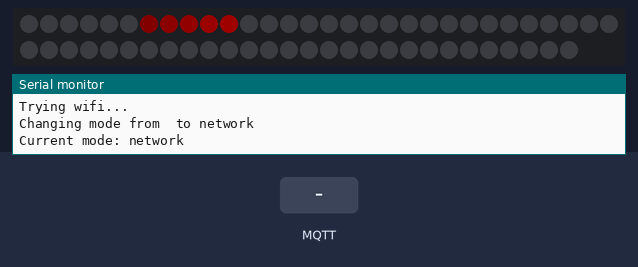
Recording of a program running on a simulated ESP8266 (NodeMCU). Parts: 58 RGB LEDs in strip order, left to right, continuing on the next row, the last lines printed to the serial monitor. The inputs (shaded band) are chosen by the test bench. Dim RGB values are drawn brighter than linear; WiFi joins after 1.5 s; servers stay silent unless stated; random numbers use the default seed unless the program sets one; no MQTT or app messages arrive unless stated.

Above: at 2.2 s.
2.3 s: MQTT message "disco" arrives on the first subscribed topic
At 4.85 s:
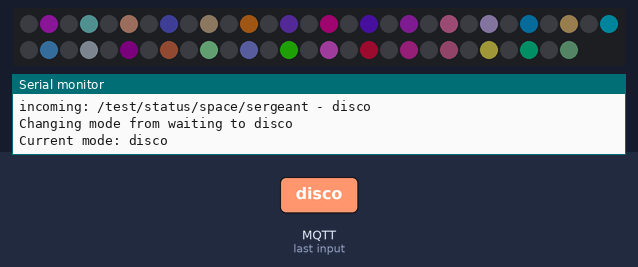
5.3 s: MQTT message "alarm" arrives on the first subscribed topic
At 5.46 s:
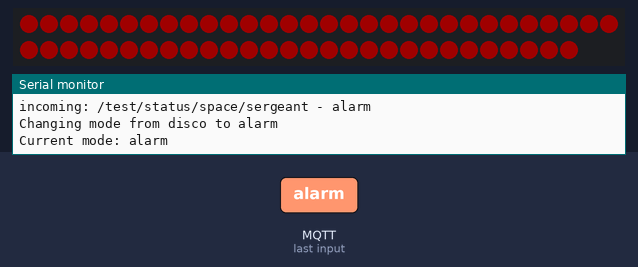
8.3 s: MQTT message "phone" arrives on the first subscribed topic
At 8.46 s:
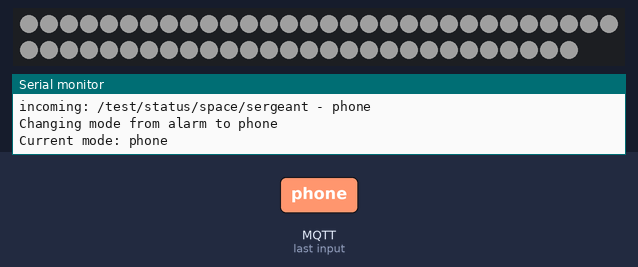
11.3 s: MQTT message "orange" arrives on the first subscribed topic
At 11.6 s:
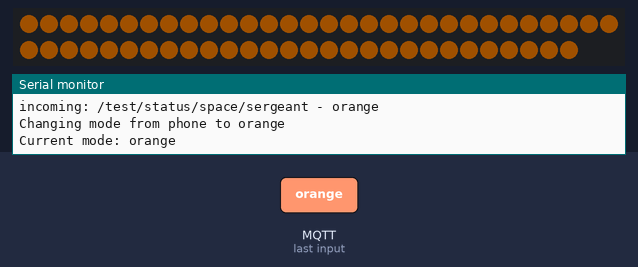
12.8 s: MQTT message "green" arrives on the first subscribed topic
At 13.8 s:
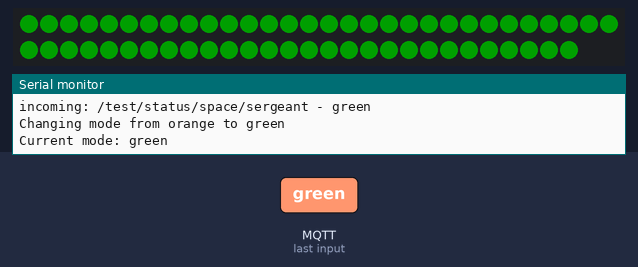
14.3 s: MQTT message "1" arrives on the first subscribed topic
At 14.46 s:
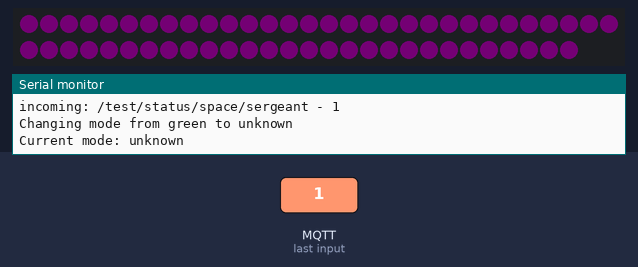

Measured:
- after the input at 12.8 s, the LEDs: change at once (image 5)
- after the input at 14.3 s, the LEDs: first change at once (image 6 shows a later state)

The program:

main.cpp
```cpp
#include "config.h"

#include <Arduino.h>

#ifdef ESP8266
#include <ESP8266WiFi.h>
#else
#include <WiFi.h>
#endif

#include <MQTT.h>

#include <NeoPixelBrightnessBus.h>

#ifndef RGB_COLOR_TYPE
#define RGB_COLOR_TYPE RgbwColor
#endif

#ifndef RGB_COLOR_FEATURE
#define RGB_COLOR_FEATURE NeoGrbwFeature
#endif

#include "modes.h"

RgbColor red(255, 0, 0);
RgbColor orange(255, 128, 0);
RgbColor green(0, 255, 0);
RgbColor blue(0, 0, 255);
RgbColor black(0);

WiFiClient net;
int wifiStatus = WL_IDLE_STATUS;

MQTTClient client;

#ifdef ESP8266
NeoPixelBrightnessBus<RGB_COLOR_FEATURE, NeoEsp8266Dma800KbpsMethod> led_strip(NUM_LEDS);
#else
NeoPixelBrightnessBus<RGB_COLOR_FEATURE, Neo800KbpsMethod> led_strip(NUM_LEDS, LED_PIN);
#endif

// Variables
unsigned long lastMillis = 0;
unsigned int loop_counter = 0;
String ops_mode = "";
String new_ops_mode = DEFAULT_MODE;

void fill_strip(int r, int g, int b) {
  for (int p = 0; p < NUM_LEDS; p++) {
    led_strip.SetPixelColor(p, RGB_COLOR_TYPE(r, g, b));
  }
}

void fill_strip(RGB_COLOR_TYPE color) {
  for (int p = 0; p < NUM_LEDS; p++) {
    led_strip.SetPixelColor(p, color);
  }
}

boolean phoneCycle = false;

void doPhoneAnim() {
  if (loop_counter % 25 == 0) {
    phoneCycle = !phoneCycle;
  }

  if (phoneCycle) {
    fill_strip(255, 255, 255);
  }
  else {
    fill_strip(black);
  }

  led_strip.Show();
}

boolean alarmCycle = false;

void doAlarmAnim() {
  if (loop_counter % 25 == 0) {
    alarmCycle = !alarmCycle;
  }

  if (alarmCycle) {
    fill_strip(red);
  }
  else {
    fill_strip(black);
  }

  led_strip.Show();
}

void doBlack() {
  if (loop_counter == 0)
    fill_strip(black);
  led_strip.Show();
}

void doRed() {
  if (loop_counter == 0)
    fill_strip(red);
  led_strip.Show();
}

void doOrange() {
  if (loop_counter == 0)
    fill_strip(orange);
  led_strip.Show();
}

void doGreen() {
  if (loop_counter == 0)
    fill_strip(0, 255, 0);
  led_strip.Show();
}

void doBlue() {
  if (loop_counter == 0)
    fill_strip(blue);
  led_strip.Show();
}

boolean testCycle = false;

void doTest() {
  int modifier = (loop_counter % 255);
  fill_strip(modifier, modifier, modifier);
  led_strip.Show();
}

void doUnknown() {
  int modifier = (loop_counter % (255 * 2));
  if (modifier > 255) modifier = (255 - (modifier % 255));
  fill_strip(modifier, 0, modifier);
  led_strip.Show();
}

int discoPhase = 0;

void doDisco() {
  if (loop_counter % 25 != 0)
    return;

  if (discoPhase == 1) {
    discoPhase = 0;
  }
  else {
    discoPhase = 1;
  }

  for (int i = 0; i < NUM_LEDS; i++) {
    if (i % 2 == discoPhase) {
      led_strip.SetPixelColor(i, RGB_COLOR_TYPE(random(255), random(255), random(255)));
    }
    else {
      led_strip.SetPixelColor(i, black);
    }
  }
  led_strip.Show();
}

int knightRiderValues[NUM_LEDS];
int knightRiderPosition = 0;
int knightRiderDirection = 1;

void doKnightRider(int updateInterval, int colorMode) {
  // Reset to default at the start
  if (loop_counter == 0) {
    for (int i = 0; i < NUM_LEDS; i++) {
      knightRiderValues[i] = 0;
    }
  }

  // Slow it down
  if (loop_counter % updateInterval != 0) return;

  // Dim LEDs
  for (int i = 0; i < NUM_LEDS; i++) {
    if (knightRiderValues[i] > 0) knightRiderValues[i]--;
  }

  // Update position
  if ((knightRiderPosition + knightRiderDirection) >= NUM_LEDS) {
    knightRiderDirection = -1;
  }
  else if ((knightRiderPosition + knightRiderDirection) < 0) {
    knightRiderDirection = 1;
  }

  knightRiderPosition = knightRiderPosition + knightRiderDirection;

  // Light up current position
  knightRiderValues[knightRiderPosition] = 5;

  // Update LEDs
  for (int p = 0; p < NUM_LEDS; p++) {
    int m = (knightRiderValues[p] * 51);
    switch (colorMode) {
    case MODE_RED:
      led_strip.SetPixelColor(p, RGB_COLOR_TYPE(m, 0, 0));
      break;
    case MODE_GREEN:
      led_strip.SetPixelColor(p, RGB_COLOR_TYPE(0, m, 0));
      break;
    case MODE_BLUE:
      led_strip.SetPixelColor(p, RGB_COLOR_TYPE(0, 0, m));
      break;
    }

  }
  led_strip.Show();
}

int connectWiFiStatus = 0;

boolean connectWiFi() {
  if (WiFi.status() == WL_CONNECTED) {
    Serial.println("Wireless already connected!");
    connectWiFiStatus = 2;
    return true;
  }

  new_ops_mode = "network";

  Serial.println("Wifi.status() vs WL_CONNECTED: " + String(WiFi.status()) + " / " + String(WL_CONNECTED));

  if (connectWiFiStatus == 0) {
    Serial.println("Connecting wifi...");
    WiFi.reconnect();
    delay(500);
    connectWiFiStatus = 1;
  }

  if (connectWiFiStatus == 1) {
    for (int i = 0; i < 5; i++) {
      delay(100);
      if (WiFi.status() == WL_CONNECTED) {
        Serial.println("Wireless connected!");
        connectWiFiStatus = 2;
        return true;
      }
      Serial.println("Trying wifi...");
      wifiStatus = WiFi.status();
    }
  }

  return false;
}

int connectMQTTStatus = 0;

boolean connectMQTT() {
  if (client.connected()) {
    Serial.println("MQTT already connected!");
    connectMQTTStatus = 2;
    return true;
  }

  new_ops_mode = "spacebus";

  if (connectMQTTStatus == 2)
    connectMQTTStatus = 0;

  if (connectMQTTStatus < 1) {
    Serial.println("Connecting to MQTT...");
    client.connect(HOSTNAME);
    connectMQTTStatus = 1;
  }

  if (connectMQTTStatus == 1) {
    for (int i = 0; i < 25; i++) {
      if (client.connected()) {
        connectMQTTStatus = 2;
        break;
      }
      else {
        Serial.println("Trying MQTT...");
      }
    }
  }

  if (client.connected()) {
    Serial.println("MQTT connected!");
    client.subscribe(MQTT_TOPIC);
    connectMQTTStatus = 2;
    new_ops_mode = "waiting";
    return true;
  }

  return false;
}

int watchdogCounter = 0;

void watchDog() {
  // Restart if we hit too many errors
  if (watchdogCounter > 25)
    ESP.restart();

  // Check WiFi
  if (connectWiFi() != true) {
    Serial.println("Bumping watchdogCounter for WiFi connection problem");
    watchdogCounter++;
    return;
  }

  // Check MQTT
  if (connectMQTT() != true) {
    Serial.println("Bumping watchdogCounter for MQTT connection problem");
    watchdogCounter++;
    return;
  }

  watchdogCounter = 0;
}

void messageReceived(String& topic, String& payload) {
  Serial.println("incoming: " + topic + " - " + payload);

  if (payload == ops_mode)
    return;

  if (payload == "off") {
    new_ops_mode = "off";
  }
  else if (payload == "alarm") {
    new_ops_mode = "alarm";
  }
  else if (payload == "phone") {
    new_ops_mode = "phone";
  }
  else if (payload == "red") {
    new_ops_mode = "red";
  }
  else if (payload == "orange") {
    new_ops_mode = "orange";
  }
  else if (payload == "green") {
    new_ops_mode = "green";
  }
  else if (payload == "test") {
    new_ops_mode = "test";
  }
  else if (payload == "disco") {
    new_ops_mode = "disco";
  }
  else {
    new_ops_mode = "unknown";
  }
}

void doUpdate() {
  if (ops_mode == "off") {
    doBlack();
  }
  else if (ops_mode == "alarm") {
    doAlarmAnim();
  }
  else if (ops_mode == "phone") {
    doPhoneAnim();
  }
  else if (ops_mode == "red") {
    doRed();
  }
  else if (ops_mode == "orange") {
    doOrange();
  }
  else if (ops_mode == "green") {
    doGreen();
  }
  else if (ops_mode == "test") {
    doTest();
  }
  else if (ops_mode == "disco") {
    doDisco();
  }
  else if (ops_mode == "network") {
    doKnightRider(12, MODE_RED);
  }
  else if (ops_mode == "spacebus") {
    doKnightRider(6, MODE_BLUE);
  }
  else if (ops_mode == "waiting") {
    doKnightRider(3, MODE_GREEN);
  }
  else if (ops_mode == "unknown") {
    doUnknown();
  }

  loop_counter++;
}

void setup() {
  Serial.begin(115200);

  WiFi.hostname(HOSTNAME);
  wifiStatus = WiFi.begin(WIFI_SSID, WIFI_PASS);
  //  WiFi.setAutoConnect(true);
  //  WiFi.setAutoReconnect(true);

  client.begin(MQTT_HOST, MQTT_PORT, net);
  client.onMessage(messageReceived);

  led_strip.SetBrightness(BRIGHTNESS);
  led_strip.Begin();
  led_strip.Show(); // Initialize all pixels to 'off'
  doBlack();

  connectWiFi();
  //  connectMQTT();
}

void loop() {
  client.loop();
  delay(10);  // <- fixes some issues with WiFi stability

  if (loop_counter % WATCHDOG_CYCLE == (unsigned int)random(1000)) watchDog();

  if (new_ops_mode != ops_mode) {
    Serial.println("Changing mode from " + ops_mode + " to " + new_ops_mode);
    loop_counter = 0;
    ops_mode = new_ops_mode;
  }

  if (loop_counter % REPORTING_CYCLE == 0) Serial.println("Current mode: " + ops_mode);

  doUpdate();
}
```

modes.h
```cpp
#define MODE_RED 1
#define MODE_GREEN 2
#define MODE_BLUE 3
```

config.sample.h
```cpp
#ifndef HOSTNAME

#define HOSTNAME "private-woodshop"

#define WIFI_SSID "MYWIFI"
#define WIFI_PASS "MYPASS"

#define MQTT_HOST "test.mosquitto.org"
#define MQTT_PORT 1883
#define MQTT_TOPIC "/test/status/space/sergeant"

#define DEFAULT_MODE "network"

#define NUM_LEDS 58
#define LED_PIN 3
#define BRIGHTNESS 32

#define REPORTING_CYCLE 500
#define WATCHDOG_CYCLE 500

#endif
```
